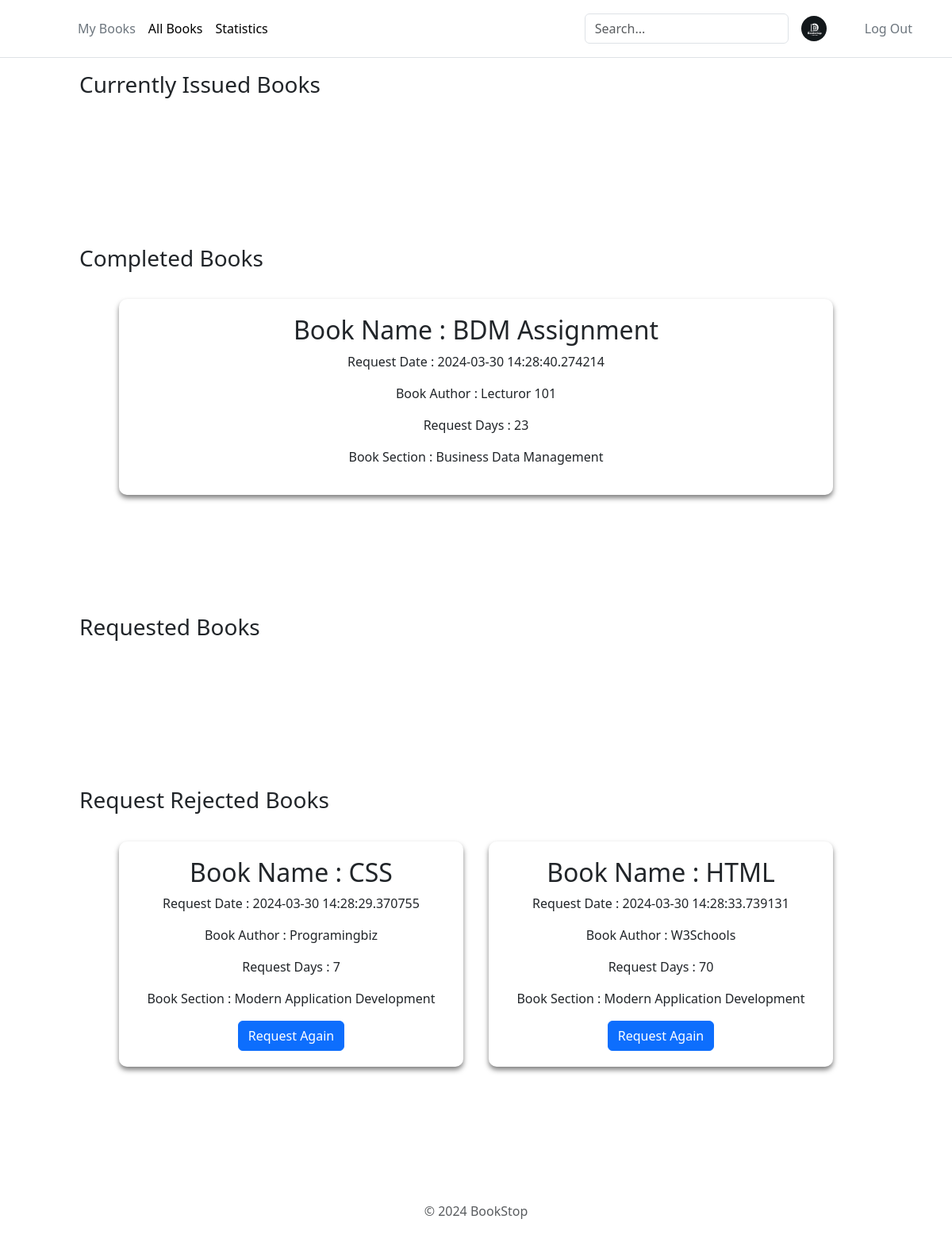
Before: /myBooks (signed in) with the older database file.
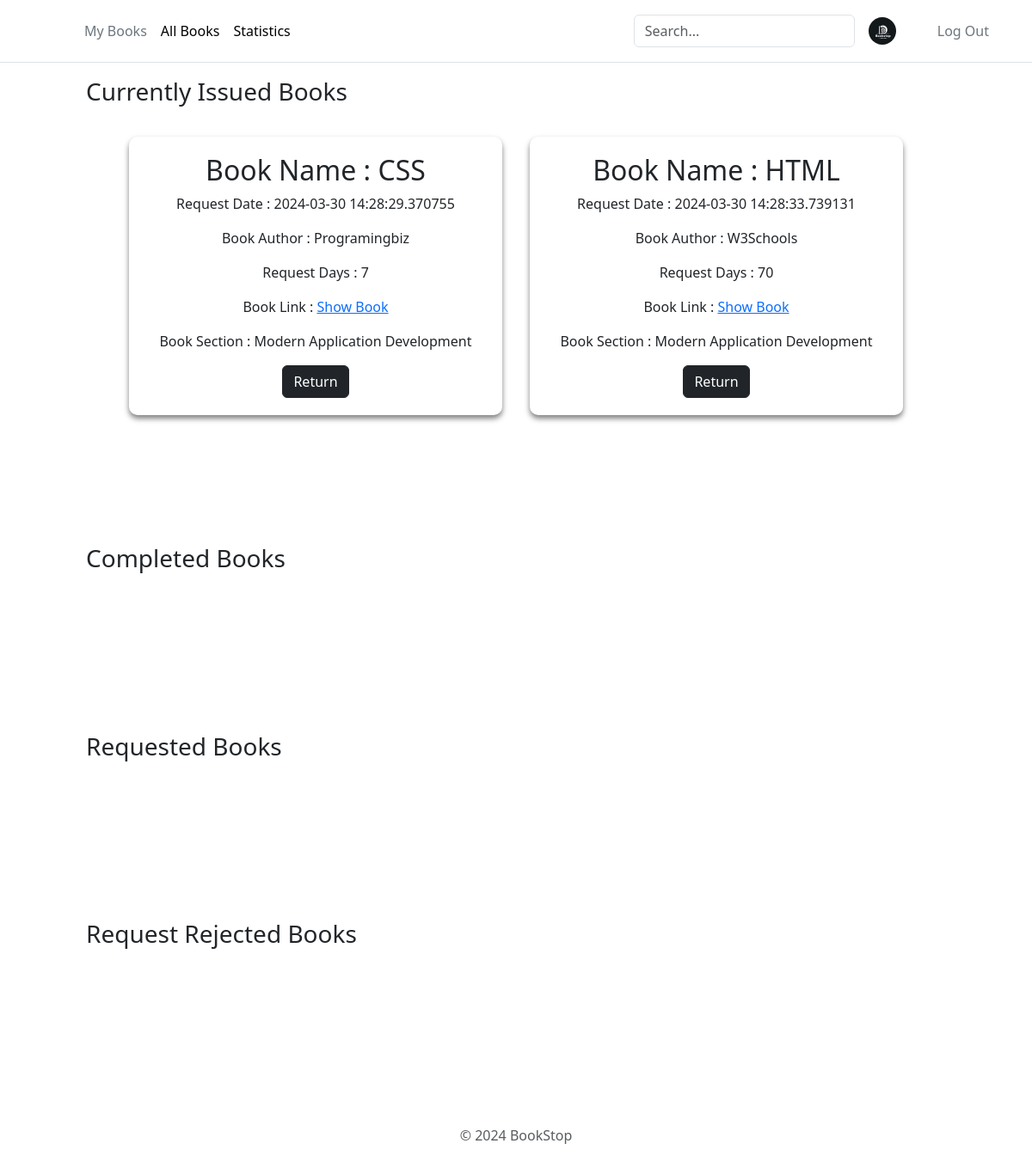
After: the same page with the newer database file.
### app/models.py (models this page shows)
class BookIssue(db.Model):
    __tablename__ = 'BookIssue'
    IssueId = db.Column(db.Integer, autoincrement=True, primary_key=True)
    UserId = db.Column(db.Integer, db.ForeignKey(User.UserId), nullable=False)
    BookId = db.Column(db.Integer, db.ForeignKey(Books.BookId), nullable=False)
    SectionId = db.Column(db.Integer, db.ForeignKey(Section.SectionId), nullable=False)
    RequestDate = db.Column(db.DateTime, nullable=False, default=datetime.datetime.utcnow)
    Days = db.Column(db.Integer, nullable=False)
    IssueDate = db.Column(db.String)
    IssueStatus = db.Column(db.String, nullable=False)
    LastIssueStatusDate = db.Column(db.String)

### app/routes.py (the view, shortened to what this page needs)
@app.route("/myBooks", methods=["GET","POST"])
def myBooks():
    if 'user_id' not in session:
        return redirect(url_for('userLogin'))
    BookIssueMergeTable = BookIssueMerge.query.filter(
        BookIssueMerge.UserId == session['user_id'],
        BookIssueMerge.Section_Title.isnot(None),
        BookIssueMerge.Author.isnot(None),
        BookIssueMerge.Book_Title.isnot(None),
        BookIssueMerge.IssueStatus == "requested",
        BookIssueMerge.UserName.isnot(None)).all()
    ApprovedBookIssueMergeTable = BookIssueMerge.query.filter(
        BookIssueMerge.UserId == session['user_id'],
        BookIssueMerge.Section_Title.isnot(None),
        BookIssueMerge.Author.isnot(None),
        BookIssueMerge.Book_Title.isnot(None),
        BookIssueMerge.IssueStatus == "Approved",
        BookIssueMerge.UserName.isnot(None)).all()
    RejectedBookIssueMergeTable = BookIssueMerge.query.filter(
        BookIssueMerge.UserId == session['user_id'],
        BookIssueMerge.Section_Title.isnot(None),
        BookIssueMerge.Author.isnot(None),
        BookIssueMerge.Book_Title.isnot(None),
        BookIssueMerge.IssueStatus == "Rejected",
        BookIssueMerge.UserName.isnot(None)).all()
    ExpiredBookIssueMergeTable = BookIssueMerge.query.filter(
        BookIssueMerge.UserId == session['user_id'],
        BookIssueMerge.Section_Title.isnot(None),
        BookIssueMerge.Author.isnot(None),
        BookIssueMerge.Book_Title.isnot(None),
        BookIssueMerge.IssueStatus == "Expired",
        BookIssueMerge.UserName.isnot(None)).all()
    return render_template("myBooks.html", approvedBooks = ApprovedBookIssueMergeTable, rejectedBooks = RejectedBookIssueMergeTable, issueBooks = BookIssueMergeTable,
    expiredBooks = ExpiredBookIssueMergeTable)

### app/templates/myBooks.html (shortened to what this page needs)
<!DOCTYPE html>
<html lang="en">
  <head>
    <link rel="stylesheet" href="/static/add-section.css" />
    {% include 'bootstrap.html' %}
  </head>
  <body>
    <div>
      {% include 'header.html' %}
      <div>
        <h3 class="firstHeading">Currently Issued Books</h3>
        <div class="main-container">
          {% for book in approvedBooks %}
          <div class="section-container" id="1">
            <h2>Book Name : {{book.Book_Title}}</h2>
            <p>Request Date : {{book.RequestDate}}</p>
            <p>Book Author : {{book.Author}}</p>
            <p>Request Days : {{book.Days}}</p>
            <p>
              Book Link :
              <a href="{{ url_for('download_book', filename=book.Book_Link) }}"
                >Show Book</a
              >
            </p>
            <div>
              <p>Book Section : {{book.Section_Title}}</p>
            </div>
            <form action="/myBooks" method="post" style="display: inline">
              <button type="submit" class="btn btn-dark">Return</button>
            </form>
          </div>
          {% endfor %}
        </div>
        <h3>Completed Books</h3>
        <div class="main-container">
          {% for book in expiredBooks %}
          <div class="section-container" id="1">
            <h2>Book Name : {{book.Book_Title}}</h2>
            <p>Request Date : {{book.RequestDate}}</p>
            <p>Book Author : {{book.Author}}</p>
            <p>Request Days : {{book.Days}}</p>
            <div>
              <p>Book Section : {{book.Section_Title}}</p>
            </div>
          </div>
          {% endfor %}
        </div>
        <h3>Requested Books</h3>
        <div class="main-container">
        </div>
        <h3>Request Rejected Books</h3>
        <div class="main-container">
          {% for book in rejectedBooks %}
          <div class="section-container" id="1">
            <h2>Book Name : {{book.Book_Title}}</h2>
            <p>Request Date : {{book.RequestDate}}</p>
            <p>Book Author : {{book.Author}}</p>
            <p>Request Days : {{book.Days}}</p>
            <div>
              <p>Book Section : {{book.Section_Title}}</p>
            </div>
            <form action="/myBooks" method="post" style="display: inline">
              <button type="submit" class="btn btn-primary">
                Request Again
              </button>
            </form>
          </div>
          {% endfor %}
        </div>
        {% include 'footer.html' %}
      </div>
    </div>
  </body>
</html>

Changed rows visible on the page:
no longer on this page (row unchanged): BookIssue: Book_Title "BDM Assignment", RequestDate "2024-03-30 14:28:40.274214", Author "Lecturor 101", Days "23", Section_Title "Business Data Management", shown under "Completed Books"
changed BookIssue (number 1 of 2 on the later page): moves from the list under "Request Rejected Books" to the list under "Currently Issued Books"
changed BookIssue (number 2 of 2 on the later page): moves from the list under "Request Rejected Books" to the list under "Currently Issued Books"
